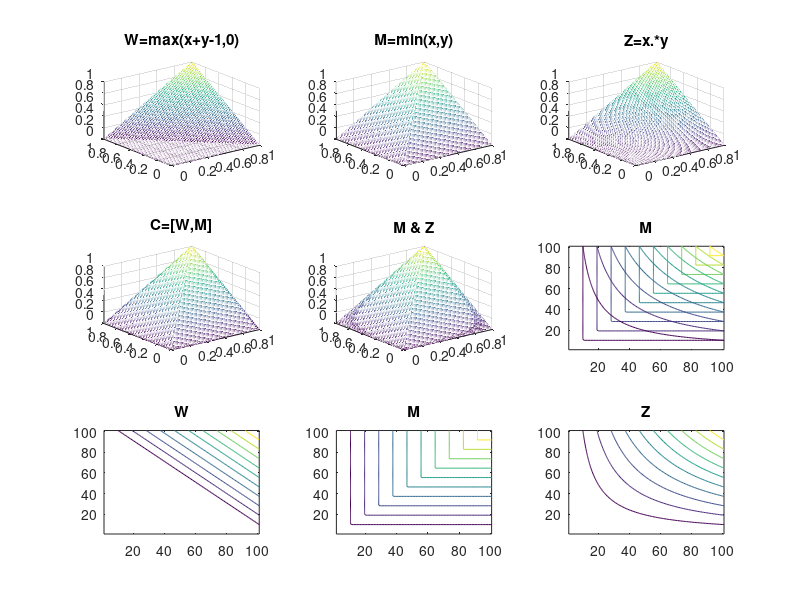

MATLAB code for this plot:
[x,y] = meshgrid(0:0.01:1);
W = max(x+y-1,0);
M = min(x,y);
Z = x.*y;
subplot(3,3,1); mesh(x,y,W);title('W=max(x+y-1,0)');
subplot(3,3,2); mesh(x,y,M);title('M=min(x,y)');
subplot(3,3,3); mesh(x,y,Z);title('Z=x.*y');
subplot(3,3,4); mesh(x,y,W);title('C=[W,M]');
hold on;
subplot(3,3,4); mesh(x,y,M);title('C=[W,M]');
hold off;
subplot(3,3,5); mesh(x,y,Z);title('M & Z');
hold on;
subplot(3,3,5); mesh(x,y,M);title('M & Z');
hold off;
subplot(3,3,6); contour(M); title('M');
hold on;
subplot(3,3,6); contour(Z); title('M');
hold off;
subplot(3,3,7); contour(W); title('W');
subplot(3,3,8); contour(M); title('M');
subplot(3,3,9); contour(Z); title('Z');